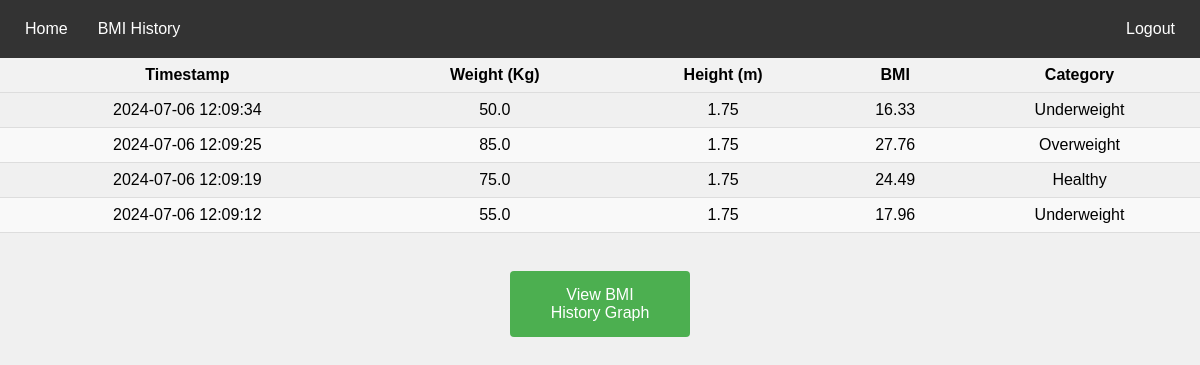
Page /history (signed in) on the committed database.
### tables this page shows
CREATE TABLE bmi_history (
    id INTEGER PRIMARY KEY AUTOINCREMENT,
    user_id INTEGER NOT NULL,
    bmi REAL NOT NULL,
    category TEXT NOT NULL,
    timestamp DATETIME DEFAULT CURRENT_TIMESTAMP, weight REAL, height REAL,
    FOREIGN KEY(user_id) REFERENCES users(id)
);

### app.py (the view)
@app.route('/history')
def bmi_history():
    if "user_id" in session:
        history = db.execute(
            "SELECT * FROM bmi_history WHERE user_id=:user_id ORDER BY timestamp DESC", user_id=session["user_id"])
        return render_template("history.html", history=history)
    else:
        return render_template('login.html')

### app.py (called while the page is built)
@app.after_request
def after_request(response):
    response.headers["Cache-Control"] = "no-cache, no-store, must-revalidate"
    response.headers["Expires"] = 0
    response.headers["Pragma"] = "no-cache"
    return response

### templates/history.html (shortened to what this page needs)
<!DOCTYPE html>
<html lang="en">
    <head>
        <link href="/static/styles.css" rel="stylesheet">
    </head>
    <nav>
        <div class="navbar">
            {% if session["user_id"] %}
                <div class="navbar-left">
                    <a href="/">Home</a>
                    <a href="/history">BMI History</a>
                </div>
                <div class="navbar-right">
                    <a href="/logout">Logout</a>
                </div>
            {% endif %}
        </div>
    </nav>
    <body>
        <table class="table table-bordered table-striped">
            <thead class="thead-light">
                <tr>
                    <th>Timestamp</th>
                    <th>Weight (Kg)</th>
                    <th>Height (m)</th>
                    <th>BMI</th>
                    <th>Category</th>
                </tr>
            </thead>
            <tbody>
                {% for calculation in history %}
                    <tr>
                        <td>{{ calculation.timestamp }}</td>
                        <td>{{ calculation.weight }}</td>
                        <td>{{ calculation.height }}</td>
                        <td>{{ calculation.bmi|round(2) }}</td>
                        <td>{{ calculation.category}}</td>
                    </tr>
                {% endfor %}
            </tbody>
        </table>
        {% if history %}
            <br>
            <button onclick="window.open('/history_graph', '_blank') " class="center_view_button">View BMI History Graph</button>
        {% else %}
            <div class="message-container">
                <p>There is no history</p>
            </div>
        {% endif %}
    </body>
</html>

### static/styles.css (style rules this page uses)
body { font-family: Arial, sans-serif; background-color: #f0f0f0; margin: 0; padding: 0; }
button { padding: 10px; background-color: #007bff; color: #fff; border: none; border-radius: 5px; cursor: pointer; }
table { width: 100%; border-collapse: collapse; border-spacing: 0; }
th { background-color: #f2f2f2; padding: 8px; text-align: center; border-bottom: 1px solid #ddd; }
td { padding: 8px; text-align: center; border-bottom: 1px solid #ddd; }
tbody tr:nth-child(even) { background-color: #f9f9f9; }
.navbar { display: flex; justify-content: space-between; background-color: #333; color: #fff; padding: 10px; }
.navbar-left, .navbar-right { display: flex; align-items: center; }
.navbar-left a, .navbar-right a { color: #fff; text-decoration: none; padding: 10px 15px; }
button { background-color: #4CAF50; border: none; color: white; padding: 15px 32px; text-align: center; text-decoration: none; display: inline-block; font-size: 16px; margin: 20px 2px; cursor: pointer; border-radius: 4px; }
.center_view_button { display: block; margin-left: auto; margin-right: auto; width: 15%; }

### rows in the picture
bmi_history: timestamp "2024-07-06 12:09:34", weight "50.0", height "1.75", bmi "16.33", category "Underweight"
bmi_history: timestamp "2024-07-06 12:09:25", weight "85.0", height "1.75", bmi "27.76", category "Overweight"
bmi_history: timestamp "2024-07-06 12:09:19", weight "75.0", height "1.75", bmi "24.49", category "Healthy"
bmi_history: timestamp "2024-07-06 12:09:12", weight "55.0", height "1.75", bmi "17.96", category "Underweight"
